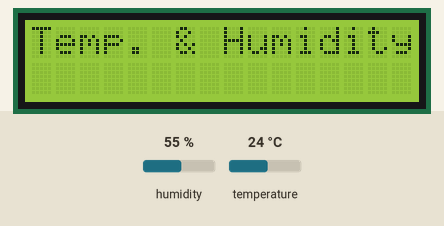
This sketch was run on a simulated ESP32. Shown: 16×2 character LCD. The inputs (shaded band) are chosen by the test bench; at power-on: humidity 55 %, temperature 24 °C. WiFi joins after 1.5 s; servers stay silent unless stated; web services answer with replies made up by the test bench; what the sketch prints to the serial monitor is not drawn.

Above: at 5.2 s.
5.3 s: humidity set to 22 %
At 8.01 s:
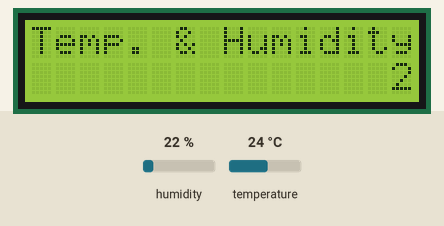
At 10.93 s:
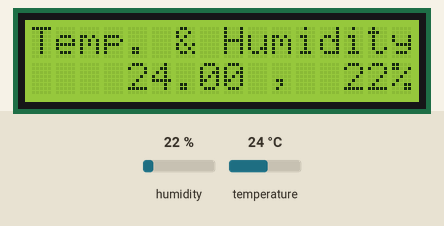
Timing chart, 0 to 12.4 s (numbered marks = the images above; inputs shaded):
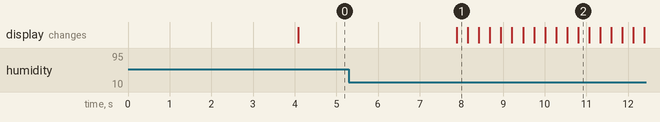

The sketch:

Lab11-5aiFTTTlcd.ino
```cpp
#include <WiFi.h>
#include <WiFiMulti.h>
#include <HTTPClient.h>
//pls use sketch/include library/manage library find simpledht by winlin
//or you can use another library
#include <SimpleDHT.h>
#include "DHT.h"
#define DHTPIN 5     // Digital pin connected to the DHT sensor
#define DHTTYPE DHT11   // DHT 11

#include <LiquidCrystal_I2C.h>

// set the LCD number of columns and rows
int lcdColumns = 16;
int lcdRows = 2;
String messageStatic = "Temp. & Humidity";
LiquidCrystal_I2C lcd(0x20, lcdColumns, lcdRows);
void scrollText(int row, String message, int delayTime, int lcdColumns) {
  for (int i=0; i < lcdColumns; i++) {
    message = " " + message;
  }
  message = message + " ";
  for (int pos = 0; pos < message.length(); pos++) {
    lcd.setCursor(0, row);
    lcd.print(message.substring(pos, pos + lcdColumns));
    delay(delayTime);
  }
}

WiFiMulti wifiMulti;
char* WifiSSID="Your-SSID";
char* WifiPassword="Your-Key";
//1.replace https with http
//2.replace youreventname with your  event name
//3.replace yourkey at the end of url with your key
String IFTTTUrl="http://maker.ifttt.com/trigger/{event name}/with/key/{iFTTT Key}";
DHT dht(DHTPIN, DHTTYPE);
void setup() {
  // initialize DHT11 sensor
  dht.begin();
  // initialize LCD
  lcd.init();
  // turn on LCD backlight
  lcd.backlight();
    Serial.begin(115200);
    Serial.println();
    wifiMulti.addAP(WifiSSID, WifiPassword);
    for(uint8_t xt = 4; xt > 0; xt--) {
        Serial.printf("[SETUP] WAIT %d...\n", xt);
        Serial.flush();
        delay(1000);
    }
}


void loop() {
    lcd.setCursor(0, 0);
    lcd.print(messageStatic);
    delay(2000);
    // wait for WiFi connection
    if((wifiMulti.run() == WL_CONNECTED)) {
        //=======Reading dht11 data==============
        Serial.println("reading DHT11...");
        //byte temperature = 0;
        //byte humidity = 0;
        //int err = SimpleDHTErrSuccess;
        //reading data
          float h = dht.readHumidity();
          float t = dht.readTemperature();
  // Check if any reads failed and exit early (to try again).
  if (isnan(h) || isnan(t) ) {
    Serial.println(F("Failed to read from DHT sensor!"));
    return;
  }
        Serial.print("Reading OK: ");
        //=======dht11 data read==========
        //regenerate url string with temp and humd
        //LCD
        //Serial.print(F("Humidity: "));
        //Serial.print(h);
        //Serial.print(F("%  Temperature: "));
        //Serial.print(t);
        char nmsg[20];
        sprintf(nmsg,"%5.2f , %3.0f%s",t,h,"\%");
        Serial.println(nmsg);
        scrollText(1, nmsg, 250,lcdColumns);

        //IFTTT
        String url=IFTTTUrl+"?value1="+String(t)+"&value2="+String(h);

        //Start to send data to IFTTT
        HTTPClient http;
        Serial.print("[HTTP] begin...\n");
        http.begin(url); //HTTP

        Serial.print("[HTTP] GET...\n");
        // start connection and send HTTP header
        int httpCode = http.GET();
        // httpCode will be negative on error
        if(httpCode > 0) {
            // HTTP header has been send and Server response header has been handled
            Serial.printf("[HTTP] GET... code: %d\n", httpCode);
            // file found at server
            if(httpCode == HTTP_CODE_OK) {
                String payload = http.getString();
                Serial.println(payload);
            }
        } else {
            Serial.printf("[HTTP] GET... failed, error: %s\n", http.errorToString(httpCode).c_str());
        }
        http.end();
    }
    delay(30000);//send data every 20 seconds
}
```
